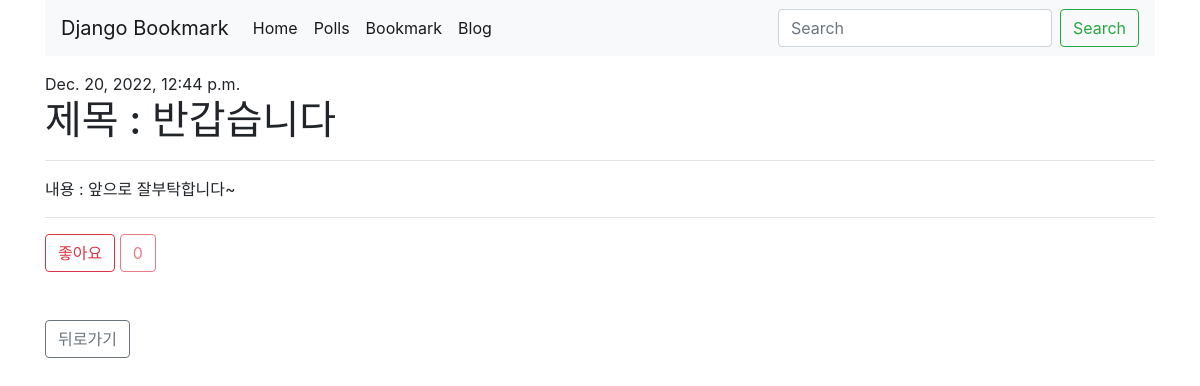
The app's page /blog/post/2/ with its own data.
### blog/models.py (models this page shows, shortened)
class Post(models.Model):
    author = models.ForeignKey(settings.AUTH_USER_MODEL, on_delete=models.CASCADE)
    title = models.CharField(max_length=200)
    text = models.TextField()
    created_date = models.DateTimeField(
        default=timezone.now)
    published_date = models.DateTimeField(
        blank=True, null=True)
    like = models.IntegerField(null=True)

### blog/views.py (the view)
# urls.py: path('post/<int:pk>/', views.post_detail, name='post_detail'),
def post_detail(request, pk):
    post = get_object_or_404(Post, pk=pk)
    return render(request, 'blog/post_detail.html', {'post': post})

### blog/templates/blog/post_detail.html (shortened to what this page needs)
{% extends 'base.html' %}
{% block content %}
    {% load static %}
    <div class="post">
        {% if post.published_date %}
            <div class="date">
                {{ post.published_date }}
            </div>
        {% endif %}
        <h1>제목 : {{ post.title }}</h1>
        <hr>
        <p>내용 : {{ post.text|linebreaksbr }}</p>
        <hr>
        <form action="{% url 'blog:vote' pk=post.pk %}" method="post">
            <input type="submit" value="좋아요" class="btn btn-outline-danger" id="count">
            <button type="button" class="btn btn-outline-danger" id="like" disabled>{{ post.like }}</button>
        </form>
        <br>
        <br>
        <button type="button" class="btn btn-outline-secondary" onclick="location.href='{% url 'blog:post_list' %}'">뒤로가기</button>
    </div>
{% endblock %}

### records on screen
Post: published_date "Dec. 20, 2022, 12:44 p.m.", title "반갑습니다", text "앞으로 잘부탁합니다~", like "0"
